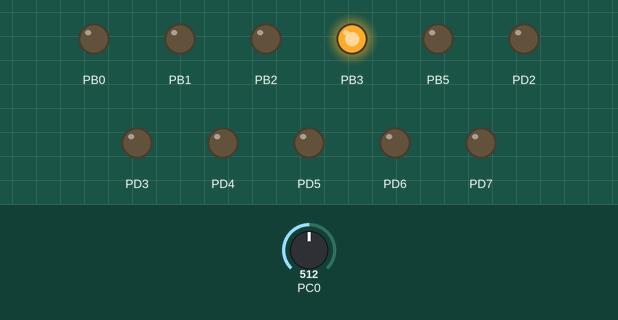
Bench run of a program on a simulated ATmega328P, built with avr-gcc and emulated at 16 MHz. Shown: output pins drawn as LEDs (lit = HIGH). The test bench sets the inputs (shaded band); at power-on: PC0 = 512.

Above: at 1.2 s.
1.3 s: PC0 set to 716
At 1.8 s:
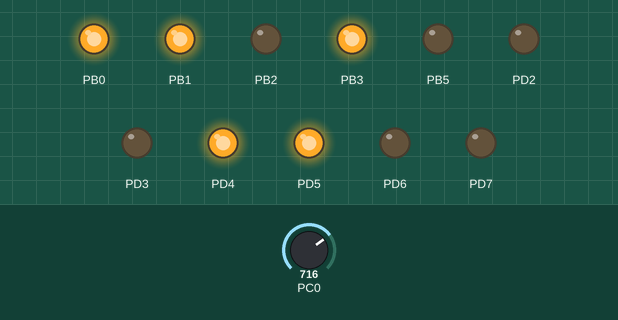
2.8 s: PC0 set to 900
At 4.0 s:
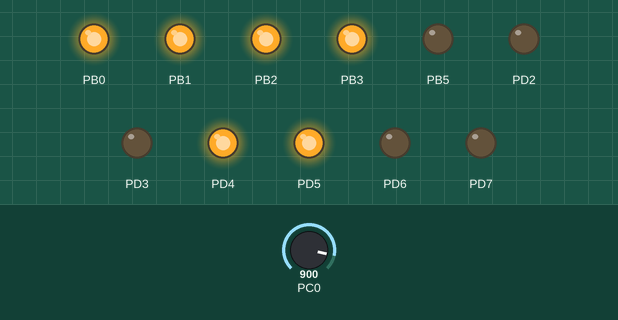
4.3 s: PC0 set to 1023
At 5.3 s:
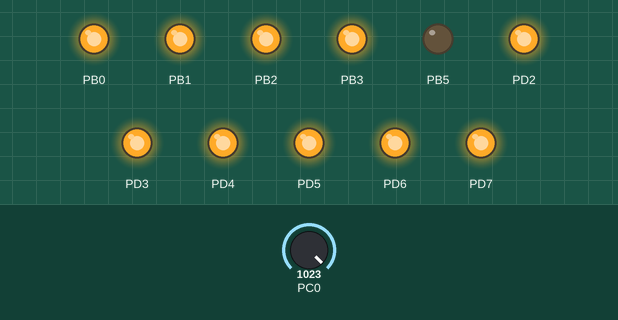
Timing chart, 0 to 7.3 s (numbered marks = the images above; inputs shaded):
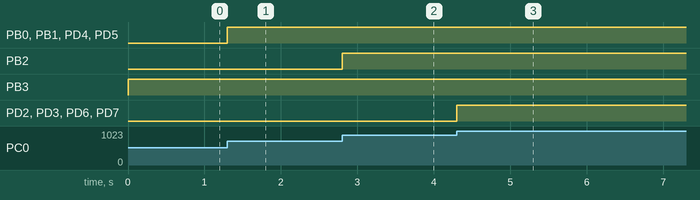

The program:

main.c
```c
#include <avr/io.h>
#include <util/delay.h>
#include <avr/interrupt.h>
#include <stdlib.h>

void UART_init(uint16_t ubrr) {
    UBRR0L = (uint8_t)(ubrr & 0xFF);
    UBRR0H = (uint8_t)(ubrr >> 8);

    UCSR0B |= (1 << RXEN0) | (1 << TXEN0);
}

void UART_putc(uint8_t data) {
    while(!(UCSR0A & (1 >> UDRE0)));

    UDR0 = data;
}

void ADC_init() {
    ADMUX |= (1 << REFS0);
    ADMUX &= ~(1 << ADLAR);
    ADCSRA |= (1 << ADPS0);
    ADCSRA |= (1 << ADEN);
}

unsigned short ADC_read(uint8_t adc) {
    ADMUX |= adc;
    ADCSRA |= (1 << ADSC);
    while (ADCSRA & (1 << ADSC));
    return ADC;
}

int main(void) {
    DDRD |= (255 << PD2);
    DDRB |= (255 >> 2);
    DDRB &= ~(1 << PB4);

    UART_init(103);
    ADC_init();

    unsigned short data;

    while (1) {
        data = ADC_read(0);
        PORTD |= (data << PD2);
        PORTB |= (data >> 6);
        /*
        if ((PINB & (1 << PB4)) == 0) {
            data = ADC_read(0);
            PORTD |= (data << PD2);
            PORTB |= (data >> 2);
        }
        */
    }
    return 0;
}
```

Measured:
- after the input at 1.3 s, PB0, PB1, PD4, PD5: LOW → HIGH at once
- after the input at 2.8 s, PB2: LOW → HIGH at once
- after the input at 4.3 s, PD2, PD3, PD6, PD7: LOW → HIGH at once
